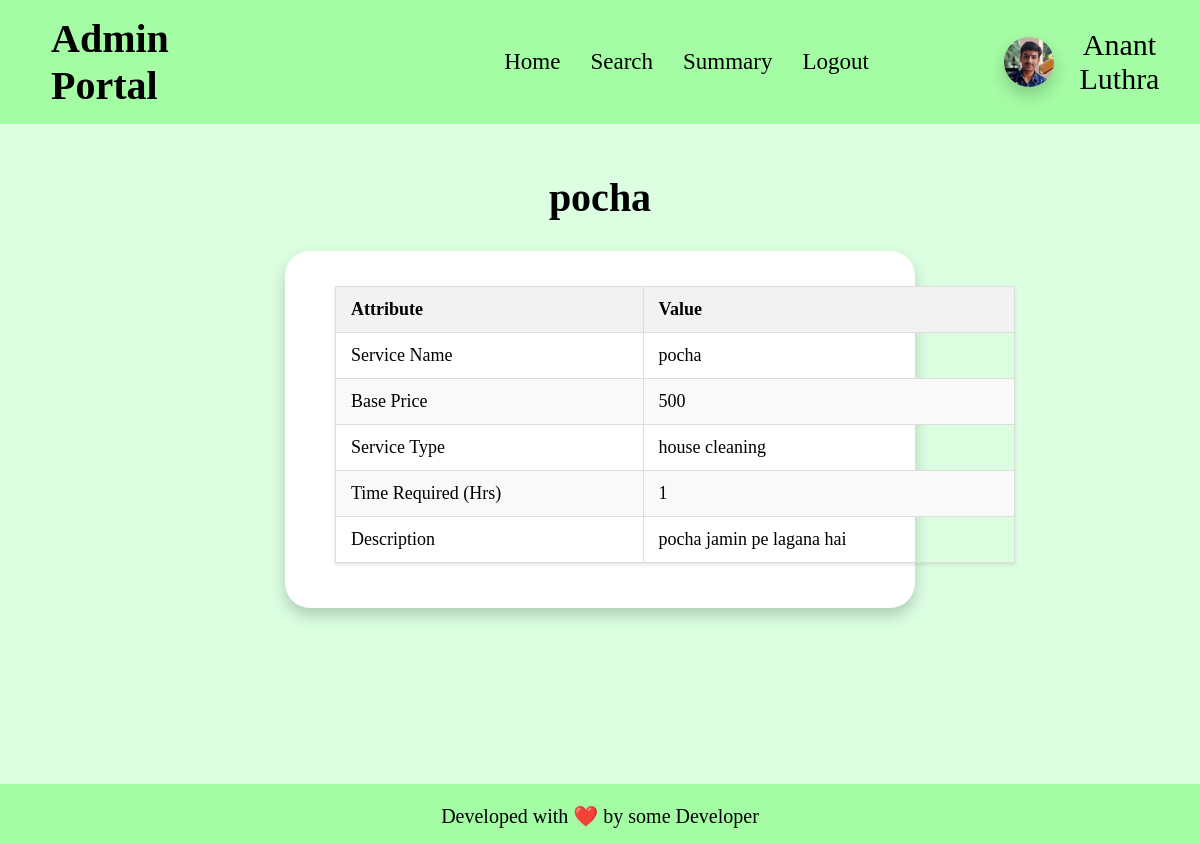
Page /view_service/1 on the earlier database version.
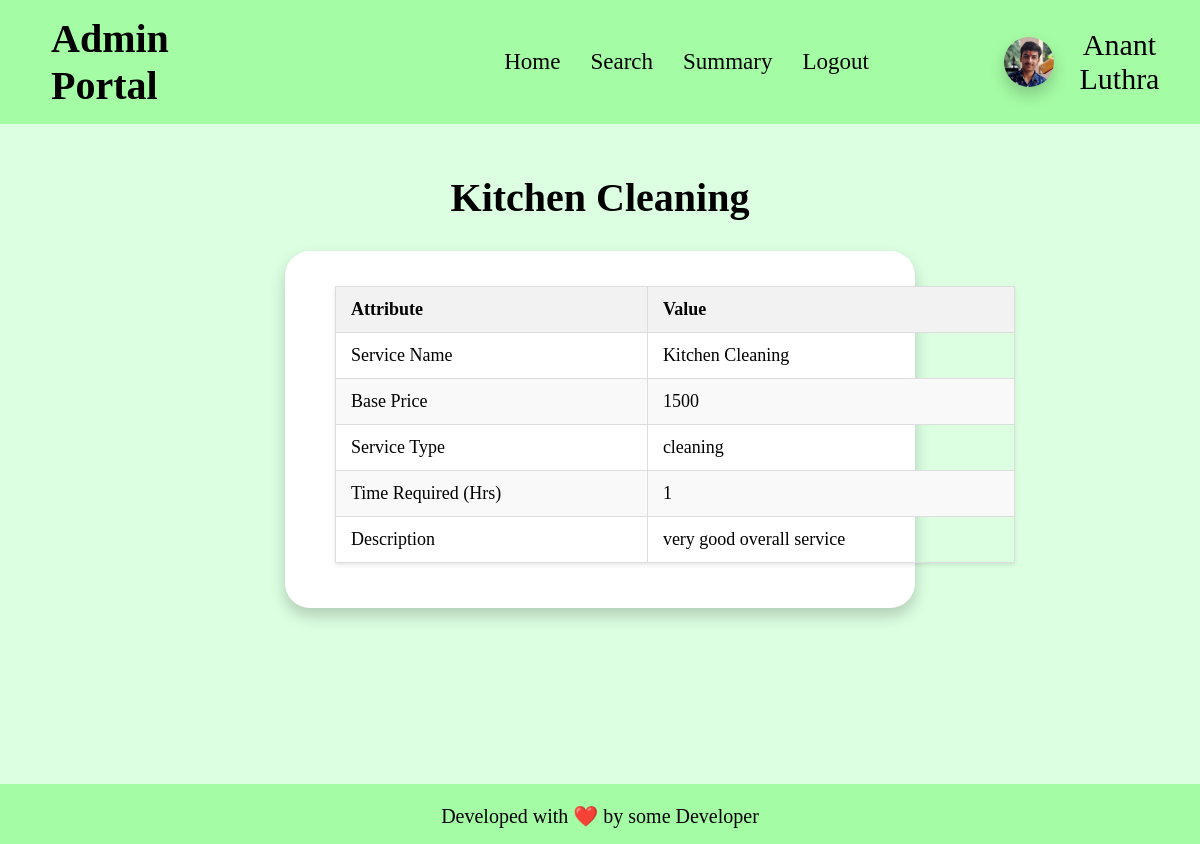
Same page on the later database version.
### app.py (models this page shows)
class service(db.Model):
    __tablename__ = "service"
    id = db.Column(db.Integer, primary_key=True, autoincrement=True)
    name = db.Column(db.String, nullable=False)
    base_price = db.Column(db.Integer, nullable=False)
    time_required = db.Column(db.Integer, nullable=False)
    description = db.Column(db.String, nullable=False)
    status = db.Column(db.Boolean, default = False)
    type = db.Column(db.String, nullable=False)
    professionals = db.relationship('professional', back_populates='service_type')
    service_requests = db.relationship('service_request', backref='service', cascade='all, delete-orphan')

### app.py (the view)
@app.route("/view_service/<int:id>")
def view_service(id):
    if request.method == "GET":
        ser = service.query.filter_by(id = id).first()
        return render_template("view_service.html", service = ser, admin_name = ADMIN_NAME)
    else:
        return "Invalid Request"

### templates/view_service.html (shortened to what this page needs)
<!DOCTYPE html>
<html lang="en">
<head>
    <link rel="stylesheet" href="/static/css/profile-block.css">
    <link rel="stylesheet" href="/static/css/basic.css">
</head>
<body>
    <header>
        <h1>Admin Portal</h1>
        <ul>
            <li><a href="/admin_home">Home</a></li>
            <li><a href="/admin_search">Search</a></li>
            <li><a href="/admin_summary">Summary</a></li>
            <li><a href="/admin_logout">Logout</a></li>
        </ul>
        <div id="user-info">
            <img id="user-pic" src="/static/anant-pic.jpg" alt="Profile Picture">
            <div>{{admin_name}}</div>
        </div>
    </header>
    <main>
        <h1 id="logheading">{{service.name}}</h1>
        <div id="main">
            <table class="styled-table">
                <thead>
                    <tr>
                        <th>Attribute</th>
                        <th>Value</th>
                    </tr>
                </thead>
                <tbody>
                    <tr>
                        <td>Service Name</td>
                        <td>{{service.name}}</td>
                    </tr>
                    <tr>
                        <td>Base Price</td>
                        <td>{{service.base_price}}</td>
                    </tr>
                    <tr>
                        <td>Service Type</td>
                        <td>{{service.type}}</td>
                    </tr>
                    <tr>
                        <td>Time Required (Hrs)</td>
                        <td>{{service.time_required}}</td>
                    </tr>
                    <tr>
                        <td>Description</td>
                        <td>{{service.description}}</td>
                    </tr>
                </tbody>
            </table>
        </div>
    </main>
    <footer>
        <p>
            Developed with ❤️ by some Developer
        </p>
    </footer>
</body>
</html>

Differences in the rows shown:
changed service: name "pocha" → "Kitchen Cleaning"; base_price "500" → "1500"; type "house cleaning" → "cleaning"; description "pocha jamin pe lagana hai" → "very good overall service"
